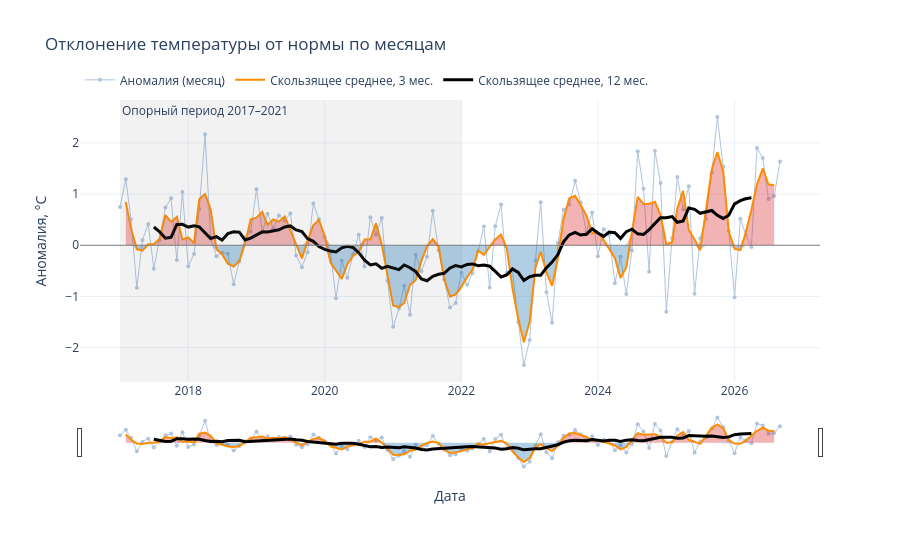

Notebook code cell kept with this figure:
### Code cell
import numpy as np
import pandas as pd
import plotly.graph_objects as go

# Убедимся, что ряд представлен в среднемесячных значениях ('MS' - начало месяца)
s = ts.resample('MS').mean().dropna()

# ---------- норма по месяцу из опорного периода ----------
base_years = (2017, 2021)
base = s[(s.index.year >= base_years[0]) & (s.index.year <= base_years[1])]

# Группируем по номеру месяца (1-12)
clim = base.groupby(base.index.month).mean().reindex(range(1, 13))

# ---------- аномалии ----------
# Вычитаем из каждого месяца его многолетнюю норму
anom = s - clim.reindex(s.index.month).values

# Скользящие средние (теперь в месяцах)
a3 = anom.rolling(3, center=True).mean()   # 3 месяца (аналог 30 дней)
a12 = anom.rolling(12, center=True).mean() # 12 месяцев (аналог 365 дней)

# ---------- график ----------
fig = go.Figure()

# Месячные аномалии
fig.add_trace(go.Scatter(
    x=anom.index, y=anom.values, mode='lines+markers', name='Аномалия (месяц)',
    line=dict(color='lightsteelblue', width=1),
    marker=dict(size=4),
    hovertemplate='%{y:.2f} °C'
))

# Заливка 3-месячного среднего: красная выше нуля, синяя ниже
fig.add_trace(go.Scatter(
    x=a3.index, y=a3.clip(lower=0), mode='lines', fill='tozeroy',
    line=dict(width=0), fillcolor='rgba(214,39,40,0.35)',
    showlegend=False, hoverinfo='skip'
))
fig.add_trace(go.Scatter(
    x=a3.index, y=a3.clip(upper=0), mode='lines', fill='tozeroy',
    line=dict(width=0), fillcolor='rgba(31,119,180,0.35)',
    showlegend=False, hoverinfo='skip'
))

# Линии скользящих средних
fig.add_trace(go.Scatter(
    x=a3.index, y=a3.values, mode='lines', name='Скользящее среднее, 3 мес.',
    line=dict(color='darkorange', width=2), hovertemplate='%{y:.2f} °C'
))
fig.add_trace(go.Scatter(
    x=a12.index, y=a12.values, mode='lines', name='Скользящее среднее, 12 мес.',
    line=dict(color='black', width=3), hovertemplate='%{y:.2f} °C'
))

# Нулевая линия и опорный период
fig.add_hline(y=0, line=dict(color='gray', width=1))
fig.add_vrect(
    x0=f'{base_years[0]}-01-01', x1=f'{base_years[1]}-12-31',
    fillcolor='gray', opacity=0.1, line_width=0,
    annotation_text=f'Опорный период {base_years[0]}–{base_years[1]}',
    annotation_position='top left'
)

fig.update_layout(
    title='Отклонение температуры от нормы по месяцам',
    xaxis=dict(title='Дата', rangeslider=dict(visible=True)),
    yaxis=dict(title='Аномалия, °C', zeroline=False),
    hovermode='x unified',
    template='plotly_white',
    height=550,
    legend=dict(orientation='h', yanchor='bottom', y=1.02, x=0)
)

fig.show()
